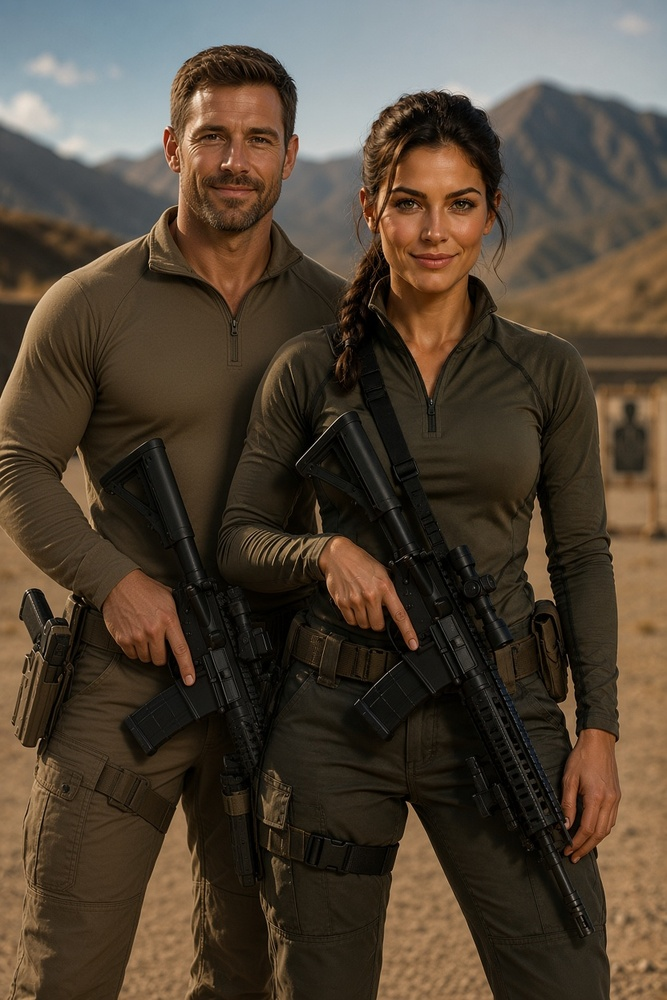
#> input picture ballistica/web/images/mr-and-mrs-ballistica.jpg, 667 x 1000 px, shrunk from 832 x 1248 before the run
$ python -i image_enhance.py   (imports and definitions only)   (older library calls are emulated)
#> lines starting #> are read from the running program, lines starting #| are printed output that depends on the picture
#> further down, picture is the input picture: shape (1000, 667, 3); mean B, G, R 54.2, 68.5, 81.3
"""Image clarity recovery for digiscoped target photos -- see
BACKLOG.md "AI-assisted spotting-scope image cleanup" for the decision
record and why this deliberately avoids generative upscaling.

Two techniques, both classical/deterministic (no neural net, nothing
that can hallucinate a pixel that wasn't in the source light):

  - `sharpen_denoise()`: single-frame cleanup (non-local-means denoise,
    then unsharp-mask sharpening). Works on any one photo.
  - `stack_frames()`: multi-frame alignment + averaging ("lucky
    imaging", the same principle amateur astrophotographers use to
    out-resolve a single frame from a shaky, noisy setup). Needs
    several photos of the SAME static scene -- exactly what a burst of
    a paper target from a tripod-mounted rig gives you for free, and
    the reason this is the higher-leverage of the two techniques for
    Ballistica's actual use case.

Both are safe to run ahead of a measurement (group size, hole count)
because neither invents detail that wasn't in at least one input frame
-- unlike a generative upscaler (Real-ESRGAN, Topaz, etc.), which is
deliberately NOT used here for exactly that reason.
"""
from __future__ import annotations

from dataclasses import dataclass


@dataclass
class Sharpness:
    """Variance of the Laplacian -- a standard, cheap focus/clarity
    proxy: a crisp, detailed image has high local contrast everywhere,
    which shows up as high variance in its second derivative; a blurry
    one is smooth and scores low. Not a human-perceptual metric, but
    good enough to prove "before vs. after" moved the right direction."""
    score: float


# [5 lines left out: function sharpness_score, not called in this run]


def sharpen_denoise(frame, denoise_strength: float = 7.0, sharpen_amount: float = 1.5):
    """Single-frame cleanup: non-local-means denoise (removes sensor
    noise without smearing edges the way a plain blur would), then an
    unsharp mask (subtract a blurred copy, amplify the difference back
    in) to recover apparent edge contrast lost to the digiscoping
    setup's own optical softness. Order matters -- sharpening noise
    first would just amplify the noise."""
#> called with denoise_strength = 7, sharpen_amount = 1.5
    import cv2

    denoised = cv2.fastNlMeansDenoisingColored(frame, None, denoise_strength, denoise_strength, 7, 21)
    blurred = cv2.GaussianBlur(denoised, (0, 0), sigmaX=3)
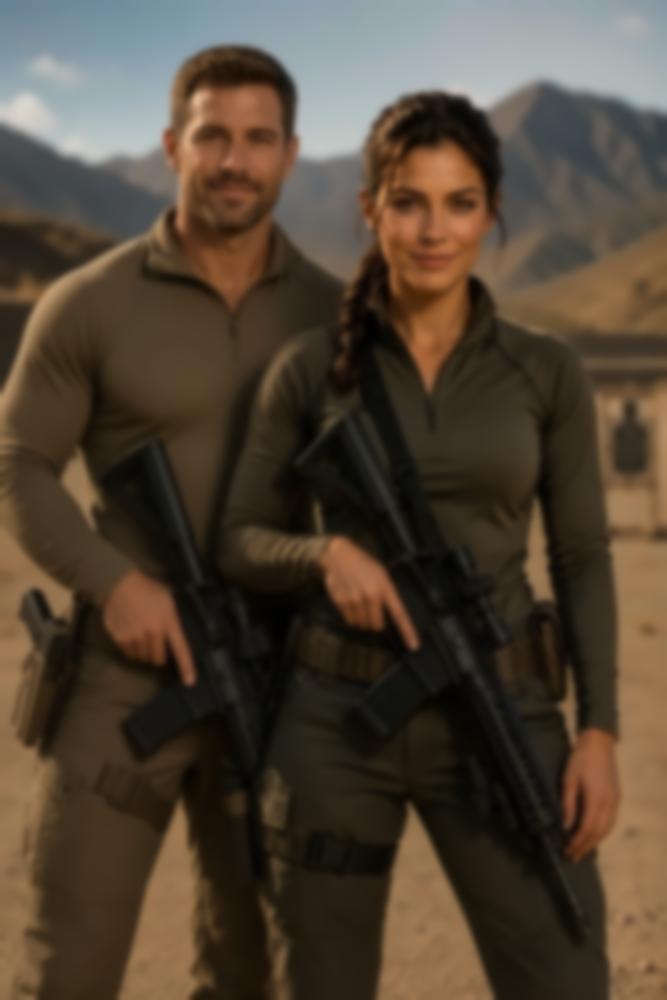
#> blurred: shape (1000, 667, 3); mean B, G, R 53.4, 68.1, 81
    sharpened = cv2.addWeighted(denoised, 1 + sharpen_amount, blurred, -sharpen_amount, 0)
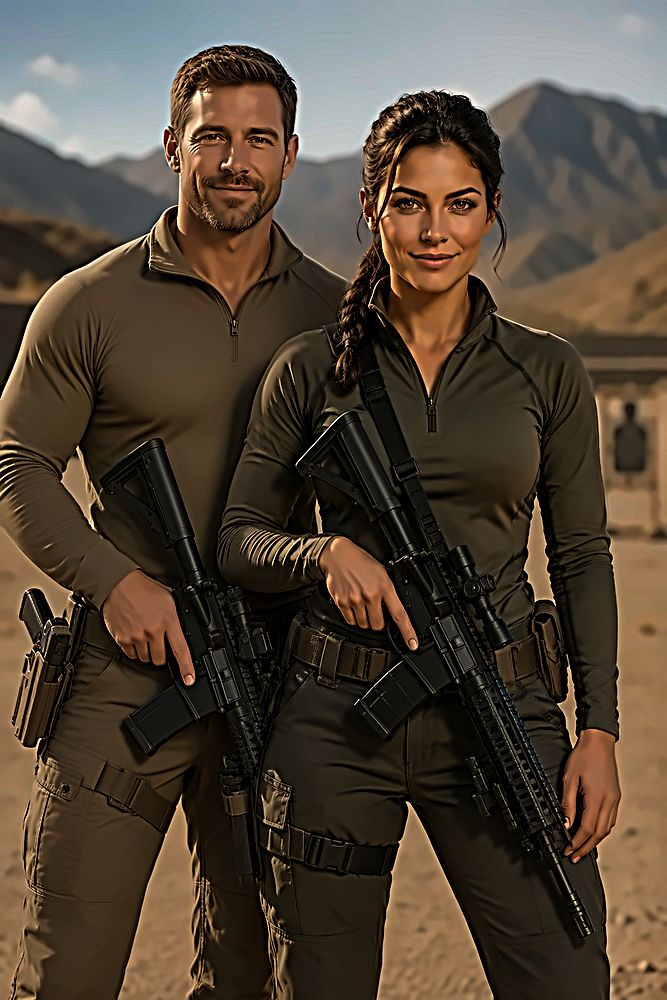
#> sharpened: shape (1000, 667, 3); mean B, G, R 54.3, 69, 81.8
    return sharpened


@dataclass
class StackResult:
    stacked: "object"
    frames_used: int
    frames_dropped: int
    detail: str


# [54 lines left out: function stack_frames, not called in this run]

>>> import cv2
>>> picture = cv2.imread('web/images/mr-and-mrs-ballistica.jpg')
>>> result = sharpen_denoise(picture)
